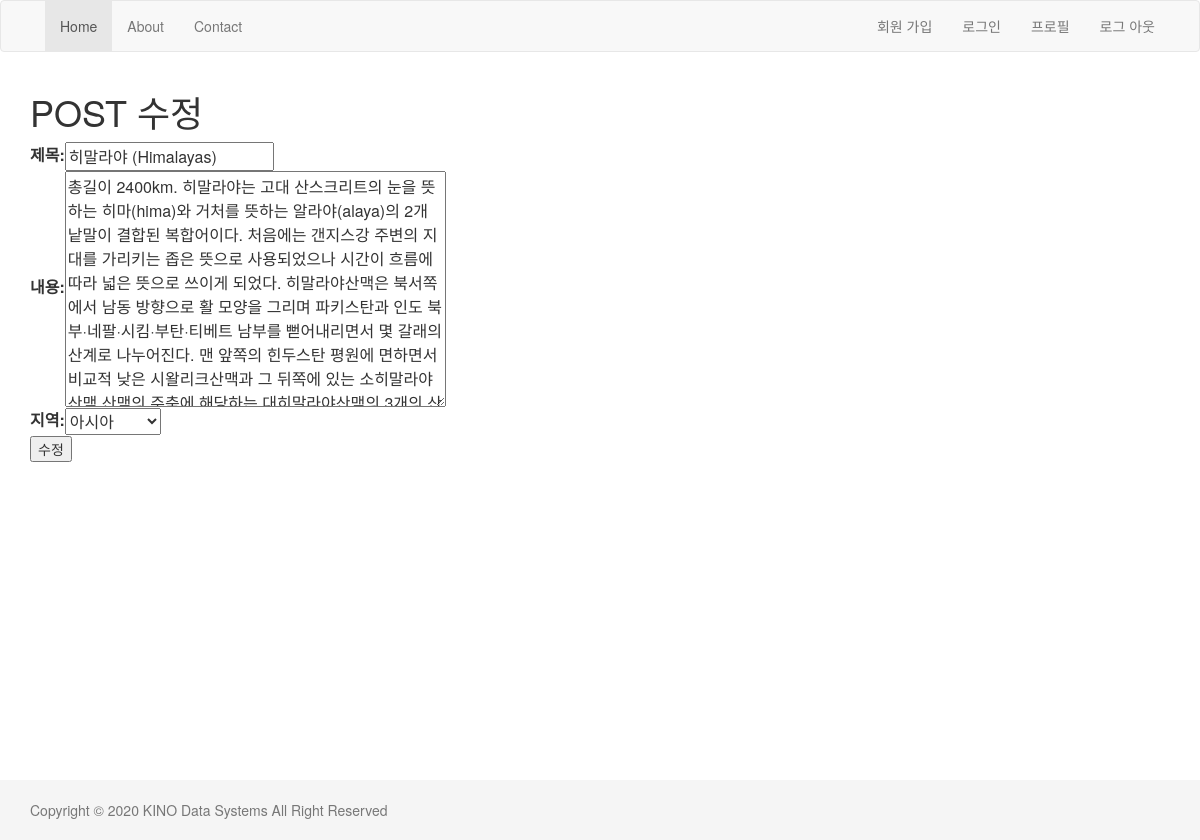
Before: /blog/update/2/ with the older database file.
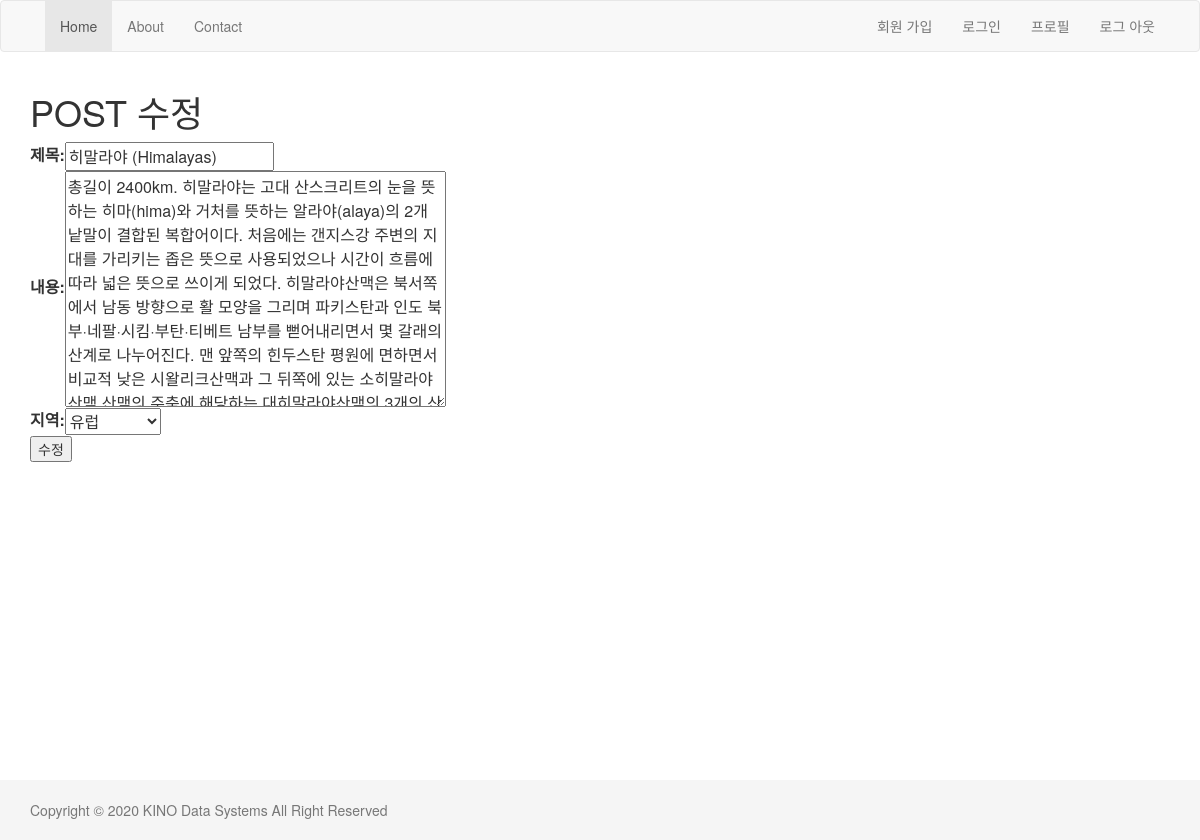
After: the same page with the newer database file.
### blog/models.py (models this page shows, shortened)
class Post(models.Model):
    class Meta:
        ordering = ['-id']
    REGION_CHOICE = (
        ('Africa', '아프리카'),
        ('Europe', '유럽'),
        ('Oceania', '오세아니아'),
        ('Asia', '아시아'),
        ('North America', '북아메리카'),
        ('South America', '남아메리카'),
    )
    title = models.CharField('제목', max_length=250)
    body = models.TextField('내용')
    region = models.CharField('지역', max_length=20, choices=REGION_CHOICE, default='Asia')
    created = models.DateField(auto_now_add=True)
    updated = models.DateTimeField(auto_now=True)
    tag = models.ManyToManyField('Tag')

### blog/views.py (the view)
# urls.py: path('update/<int:id>/', views.post_update, name='update'),
def post_update(request, id):
    post = Post.objects.get(id=id)
    if request.method == 'POST':
        form = PostModelForm(request.POST, instance=post)
        if form.is_valid():
            print(form.cleaned_data)
            post = form.save()
            return redirect(post)
        print(post)
    else:
        form = PostModelForm(instance=post)
        return render(request, 'blog/post_update.html', {'form': form})

### blog/forms.py
class PostModelForm(forms.ModelForm):
    class Meta:
        model = Post
        fields = ['title', 'body', 'region']

### blog/templates/blog/post_update.html (shortened to what this page needs)
{% extends "layout.html" %}
{% block content %}
    <h1> POST 수정</h1>
    <form action="" method="POST">
        <table>
            {{form.as_table}}
        </table>
        <input type="submit" value="수정">
    </form>
{% endblock %}

Changed rows visible on the page:
changed Post "히말라야 (Himalayas)": region "아시아" → "유럽"
